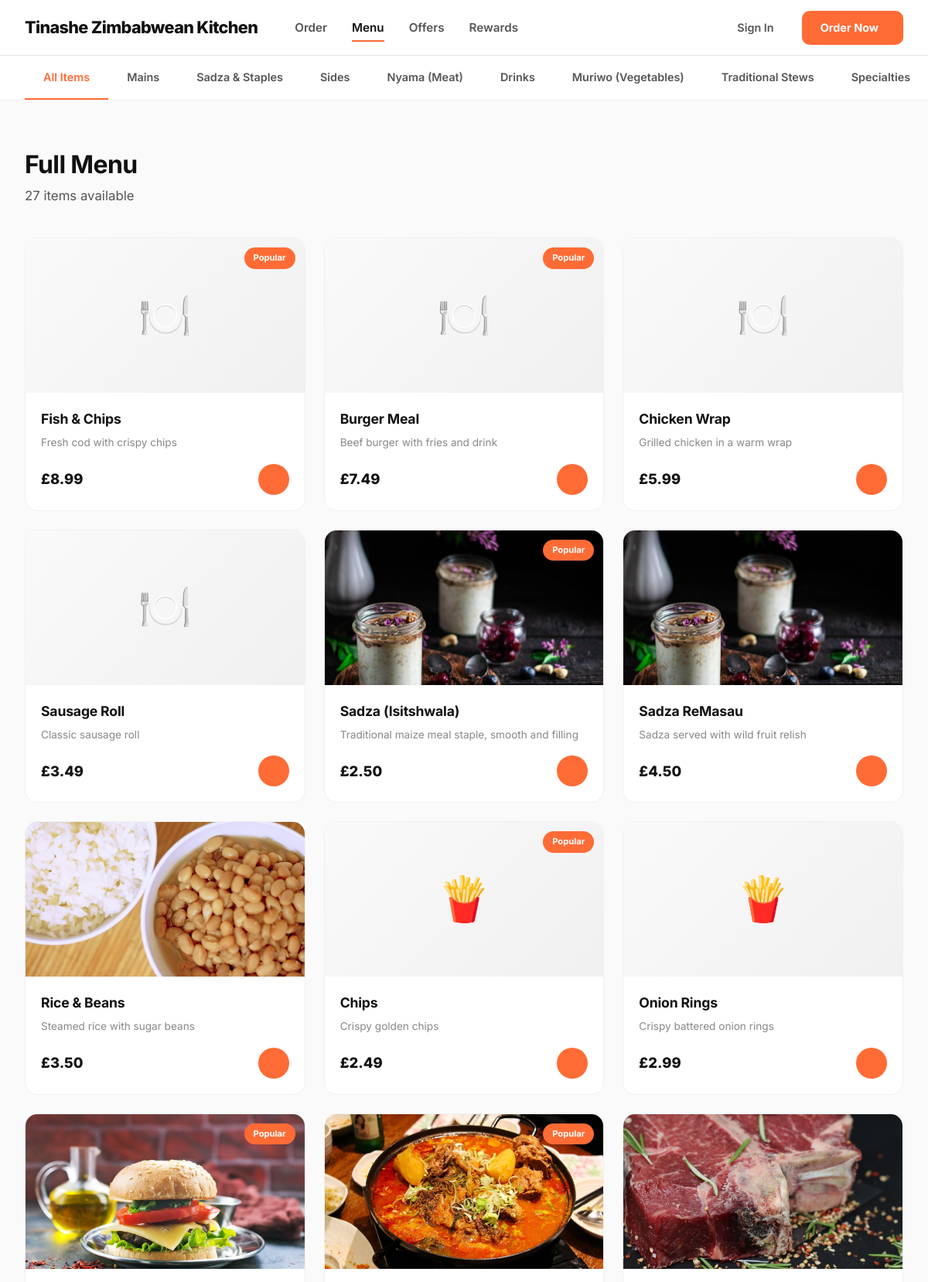
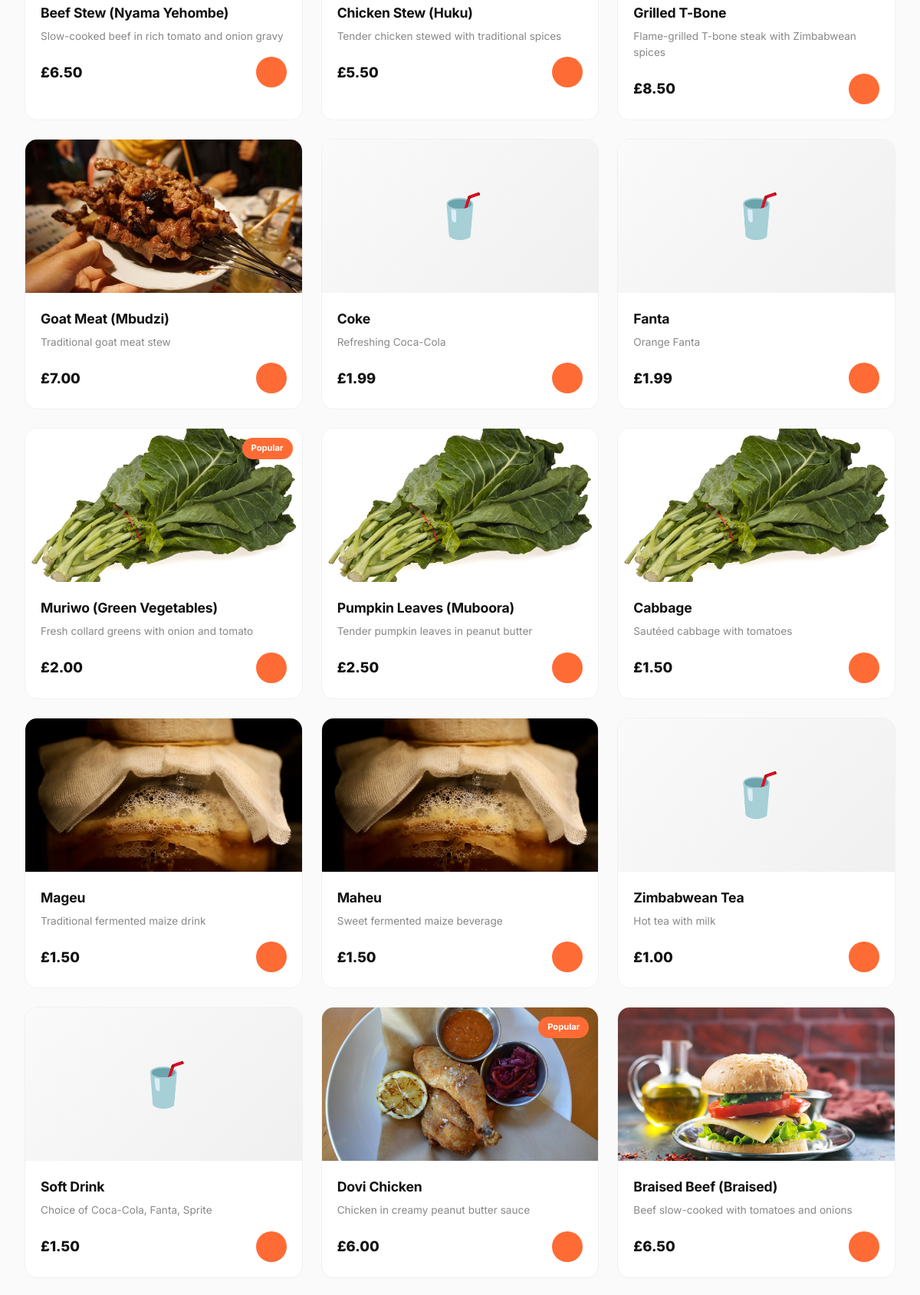
The app's page /menu/ (upper part) with its own data (2 pictures, top to bottom).
### apps/core/models.py (models this page shows, shortened)
class SiteSettings(models.Model):
    shop_name = models.CharField(max_length=100, default="My Restaurant")
    address = models.TextField(default="123 High Street, Harare")
    phone = models.CharField(max_length=30, blank=True)
    email = models.EmailField(blank=True)
    opening_hours = models.JSONField(default=dict, blank=True)
    currency = models.CharField(max_length=3, default="GBP")
    logo = models.ImageField(upload_to="site/", blank=True, validators=LOGO_IMAGE_VALIDATORS)
    favicon = models.ImageField(upload_to="site/", blank=True, validators=FAVICON_IMAGE_VALIDATORS)
    theme_color = models.CharField(max_length=7, default="#FF6B35", help_text="Hex color code for PWA theme")
    facebook_url = models.URLField(blank=True)
    instagram_url = models.URLField(blank=True)
    twitter_url = models.URLField(blank=True)
    created_at = models.DateTimeField(auto_now_add=True)
    updated_at = models.DateTimeField(auto_now=True)
    class Meta:
        verbose_name = "Site Settings"
        verbose_name_plural = "Site Settings"
    @classmethod
    def get(cls):
        settings, _ = cls.objects.get_or_create(pk=1)
        return settings

### apps/menu/models.py (models this page shows, shortened)
class MenuCategory(models.Model):
    name = models.CharField(max_length=100)
    description = models.TextField(blank=True)
    sort_order = models.PositiveIntegerField(default=0)
    is_active = models.BooleanField(default=True)
    icon = models.CharField(max_length=50, blank=True, help_text="Emoji or icon class")
    image = models.ImageField(upload_to="menu/categories/", blank=True, validators=MENU_IMAGE_VALIDATORS)
    created_at = models.DateTimeField(auto_now_add=True)
    updated_at = models.DateTimeField(auto_now=True)
    class Meta:
        verbose_name = "Menu Category"
        verbose_name_plural = "Menu Categories"
        ordering = ["sort_order", "name"]

class MenuItem(models.Model):
    category = models.ForeignKey(
        MenuCategory,
        on_delete=models.CASCADE,
        related_name="items"
    )
    name = models.CharField(max_length=150)
    description = models.TextField(blank=True)
    price = models.DecimalField(
        max_digits=6,
        decimal_places=2,
        validators=[MinValueValidator(Decimal("0.01"))],
    )
    image = models.ImageField(upload_to="menu/items/", blank=True, validators=MENU_IMAGE_VALIDATORS)
    is_available = models.BooleanField(default=True)
    is_popular = models.BooleanField(default=False)
    track_stock = models.BooleanField(default=False, help_text="Enable stock tracking for this item")
    stock_quantity = models.PositiveIntegerField(default=0, help_text="Current stock level")
    low_stock_threshold = models.PositiveIntegerField(default=5, help_text="Alert when stock below this")
    preparation_time = models.PositiveIntegerField(
        default=15,
        help_text="Estimated preparation time in minutes"
    )
    dietary_tags = models.JSONField(
        default=list,
        blank=True,
        help_text="e.g., ['vegetarian', 'gluten-free', 'spicy', 'halal', 'vegan']"
    )
    allergens = models.JSONField(
        default=list,
        blank=True,
        help_text="e.g., ['nuts', 'dairy', 'gluten', 'shellfish']"
    )
    calories = models.PositiveIntegerField(null=True, blank=True, help_text="kcal")
    protein = models.DecimalField(max_digits=5, decimal_places=1, null=True, blank=True, help_text="grams")
    carbs = models.DecimalField(max_digits=5, decimal_places=1, null=True, blank=True, help_text="grams")
    fat = models.DecimalField(max_digits=5, decimal_places=1, null=True, blank=True, help_text="grams")
    salt = models.DecimalField(max_digits=5, decimal_places=2, null=True, blank=True, help_text="grams")
    modifiers = models.ManyToManyField(
        MenuModifier,
        blank=True,
        related_name="menu_items"
    )
    sort_order = models.PositiveIntegerField(default=0)
    created_at = models.DateTimeField(auto_now_add=True)
    updated_at = models.DateTimeField(auto_now=True)
    class Meta:
        verbose_name = "Menu Item"
        verbose_name_plural = "Menu Items"
        ordering = ["category", "sort_order", "name"]

### apps/menu/views.py (the view)
# urls.py: path("", views.menu_list, name="menu"),
def menu_list(request):
    categories = MenuCategory.objects.filter(
        is_active=True
    ).prefetch_related(
        "items"
    ).order_by("sort_order")
    category_id = request.GET.get("category")
    if category_id:
        active_category = get_object_or_404(MenuCategory, id=category_id)
        items = MenuItem.objects.filter(
            category=active_category,
            is_available=True
        ).order_by("sort_order")
    else:
        active_category = None
        items = MenuItem.objects.filter(
            is_available=True
        ).select_related("category").order_by("category__sort_order", "sort_order")
    context = {
        "categories": categories,
        "items": items,
        "active_category": active_category,
        "service_type": selected_service_type(request),
    }
    template = "desktop/menu/menu_list.html" if getattr(request, "is_desktop", True) else "menu/menu_list.html"
    return render(request, template, context)

### apps/cart/services.py (called while the page is built, shortened)
    def get_items(self):
        items = []
        return items

    def get_total(self):
        total = Decimal('0.00')
        for item in self.get_items():
            total += item['line_total']
        return total

    def get_count(self):
        count = 0
        return count

### apps/config/context_processors.py (called while the page is built)
def site_settings(request):
    return {
        "site_settings": SiteSettings.get(),
    }

### apps/core/context_processors.py (called while the page is built)
def cart_context(request):
    cart = CartService(request)
    return {
        "cart_items": cart.get_items(),
        "cart_total": float(cart.get_total()),
        "cart_count": cart.get_count(),
        "is_desktop": getattr(request, "is_desktop", True),
    }

### apps/core/media.py (called while the page is built)
def build_variant_name(source_name, variant_name):
    spec = IMAGE_VARIANT_SPECS[variant_name]
    root, _ = splitext(source_name)
    return f"{root}__{variant_name}.{spec.extension}"

def get_image_variant_url(image_field, variant_name):
    if not image_field or not getattr(image_field, "name", ""):
        return ""
    cache = getattr(image_field, "_variant_url_cache", None)
    if cache is None:
        cache = {}
        setattr(image_field, "_variant_url_cache", cache)
    if variant_name in cache:
        return cache[variant_name]
    variant_path = build_variant_name(image_field.name, variant_name)
    if image_field.storage.exists(variant_path):
        cache[variant_name] = image_field.storage.url(variant_path)
    else:
        cache[variant_name] = image_field.url
    return cache[variant_name]

    @property
    def extension(self):
        return self.format.lower()

### apps/core/templatetags/media_tags.py (called while the page is built)
@register.filter
def image_variant(image_field, variant_name):
    return get_image_variant_url(image_field, variant_name)

### apps/orders/services.py (called while the page is built)
def normalize_service_type(raw_service_type):
    value = (raw_service_type or "").strip().lower()
    if value in VALID_SERVICE_TYPES:
        return value
    return DEFAULT_SERVICE_TYPE

def selected_service_type(request):
    return normalize_service_type(
        request.POST.get("service_type")
        or request.GET.get("service_type")
        or request.session.get(SERVICE_TYPE_SESSION_KEY)
    )

### templates/desktop/menu/menu_list.html (shortened to what this page needs)
{% extends "desktop/base.html" %}
{% load media_tags %}
{% block content %}
<div class="category-nav">
    <div class="category-nav-inner">
        <a href="{% url 'menu:menu' %}" class="{% if not active_category %}active{% endif %}">All Items</a>
        {% for category in categories %}
        <a href="{% url 'menu:menu' %}?category={{ category.id }}" class="{% if active_category == category %}active{% endif %}">{{ category.name }}</a>
        {% endfor %}
    </div>
</div>
<section class="section">
    <div class="container">
        <div class="section-header">
            <div>
                <h2>{{ active_category.name|default:"Full Menu" }}</h2>
                <p>
                    {% if active_category and active_category.description %}
                    {{ active_category.description }}
                    {% else %}
                    {{ items|length }} item{{ items|length|pluralize }} available
                    {% endif %}
                </p>
            </div>
        </div>
        <div class="menu-grid-desktop">
            {% for item in items %}
            <div class="menu-card" onclick="openItemModal({{ item.id }})">
                <div class="menu-card-image">
                    {% if item.image %}
                    <img src="{{ item.image|image_variant:'card' }}" alt="{{ item.name }}" loading="lazy" width="640" height="640">
                    {% else %}
                    <div class="placeholder-icon">{{ item.category.icon|default:"🍽️" }}</div>
                    {% endif %}
                    {% if item.is_popular %}
                    <div class="menu-card-badges" style="left:auto;right:0.75rem;">
                        <span class="popular-badge">Popular</span>
                    </div>
                    {% endif %}
                </div>
                <div class="menu-card-body">
                    <div class="menu-card-title">{{ item.name }}</div>
                    {% if item.description %}
                    <div class="menu-card-desc">{{ item.description }}</div>
                    {% endif %}
                    <div class="menu-card-footer">
                        <span class="menu-card-price">£{{ item.price }}</span>
                        <button class="menu-card-add" data-quick-add="{{ item.id }}" onclick="event.stopPropagation(); quickAddToCart({{ item.id }})">
                        </button>
                    </div>
                </div>
            </div>
            {% endfor %}
        </div>
    </div>
</section>
{% endblock %}

### templates/desktop/base.html (shortened to what this page needs)
{% load static %}
<!DOCTYPE html>
<html lang="en">
<head>
    <link rel="stylesheet" href="{% static 'css/desktop.css' %}">
</head>
<body>
    <header class="site-header">
        <div class="header-inner">
            <div class="header-left">
                <a href="{% url 'core:home' %}" class="logo">
                    <div class="logo-text">
                        {{ site_settings.shop_name }}
                    </div>
                </a>
                <nav class="main-nav">
                    <a href="{% url 'core:home' %}" class="{% if request.resolver_match.url_name == 'home' %}active{% endif %}">Order</a>
                    <a href="{% url 'menu:menu' %}" class="{% if 'menu' in request.path and request.resolver_match.url_name != 'home' %}active{% endif %}">Menu</a>
                    <a href="{% url 'offers:list' %}" class="{% if 'offers' in request.path %}active{% endif %}">Offers</a>
                    <a href="{% url 'loyalty:dashboard' %}" class="{% if 'rewards' in request.path %}active{% endif %}">Rewards</a>
                </nav>
            </div>
            <div class="header-right">
                <a href="{% url 'orders:cart' %}" class="header-icon-btn">
                </a>
                {% if request.user.is_authenticated %}
                <a href="{% url 'accounts:profile' %}" class="btn-account">
                    <i class="ph ph-user-circle" style="font-size:1.25rem;"></i>
                    {{ request.user.first_name }}
                </a>
                {% else %}
                <a href="{% url 'account_login' %}" class="btn-account">
                    Sign In
                </a>
                <a href="{% url 'account_signup' %}" class="btn-order">
                    Order Now
                </a>
                {% endif %}
            </div>
        </div>
    </header>
    <main>
        {% block content %}{% endblock %}
    </main>
</body>
</html>

### records on screen
SiteSettings: shop_name "Tinashe Zimbabwean Kitchen"
MenuCategory: name "Mains"
MenuCategory: name "Sadza & Staples"
MenuCategory: name "Sides"
MenuCategory: name "Nyama (Meat)"
MenuCategory: name "Drinks"
MenuCategory: name "Muriwo (Vegetables)"
MenuCategory: name "Traditional Stews"
MenuCategory: name "Specialties"
MenuItem: category.icon "🍽️", is_popular "Popular", name "Fish & Chips", description "Fresh cod with crispy chips", price "8.99"
MenuItem: category.icon "🍽️", is_popular "Popular", name "Burger Meal", description "Beef burger with fries and drink", price "7.49"
MenuItem: category.icon "🍽️", name "Chicken Wrap", description "Grilled chicken in a warm wrap", price "5.99"
MenuItem: category.icon "🍽️", name "Sausage Roll", description "Classic sausage roll", price "3.49"
MenuItem: image|image_variant (picture), is_popular "Popular", name "Sadza (Isitshwala)", description "Traditional maize meal staple, smooth and filling", price "2.50"
MenuItem: image|image_variant (picture), name "Sadza ReMasau", description "Sadza served with wild fruit relish", price "4.50"
MenuItem: image|image_variant (picture), name "Rice & Beans", description "Steamed rice with sugar beans", price "3.50"
MenuItem: category.icon "🍟", is_popular "Popular", name "Chips", description "Crispy golden chips", price "2.49"
MenuItem: category.icon "🍟", name "Onion Rings", description "Crispy battered onion rings", price "2.99"
MenuItem: image|image_variant (picture), is_popular "Popular", name "Beef Stew (Nyama Yehombe)", description "Slow-cooked beef in rich tomato and onion gravy", price "6.50"
MenuItem: image|image_variant (picture), is_popular "Popular", name "Chicken Stew (Huku)", description "Tender chicken stewed with traditional spices", price "5.50"
MenuItem: image|image_variant (picture), name "Grilled T-Bone", description "Flame-grilled T-bone steak with Zimbabwean spices", price "8.50"
MenuItem: image|image_variant (picture), name "Goat Meat (Mbudzi)", description "Traditional goat meat stew", price "7.00"
MenuItem: category.icon "🥤", name "Coke", description "Refreshing Coca-Cola", price "1.99"
MenuItem: category.icon "🥤", name "Fanta", description "Orange Fanta", price "1.99"
MenuItem: image|image_variant (picture), is_popular "Popular", name "Muriwo (Green Vegetables)", description "Fresh collard greens with onion and tomato", price "2.00"
MenuItem: image|image_variant (picture), name "Pumpkin Leaves (Muboora)", description "Tender pumpkin leaves in peanut butter", price "2.50"
MenuItem: image|image_variant (picture), name "Cabbage", description "Sautéed cabbage with tomatoes", price "1.50"
MenuItem: image|image_variant (picture), name "Mageu", description "Traditional fermented maize drink", price "1.50"
MenuItem: image|image_variant (picture), name "Maheu", description "Sweet fermented maize beverage", price "1.50"
MenuItem: category.icon "🥤", name "Zimbabwean Tea", description "Hot tea with milk", price "1.00"
MenuItem: category.icon "🥤", name "Soft Drink", description "Choice of Coca-Cola, Fanta, Sprite", price "1.50"
MenuItem: image|image_variant (picture), is_popular "Popular", name "Dovi Chicken", description "Chicken in creamy peanut butter sauce", price "6.00"
MenuItem: image|image_variant (picture), name "Braised Beef (Braised)", description "Beef slow-cooked with tomatoes and onions", price "6.50"

### other values on screen
{{ active_category.name|default:"Full Menu" }} "Full Menu"
{{ items|length }} "27"
